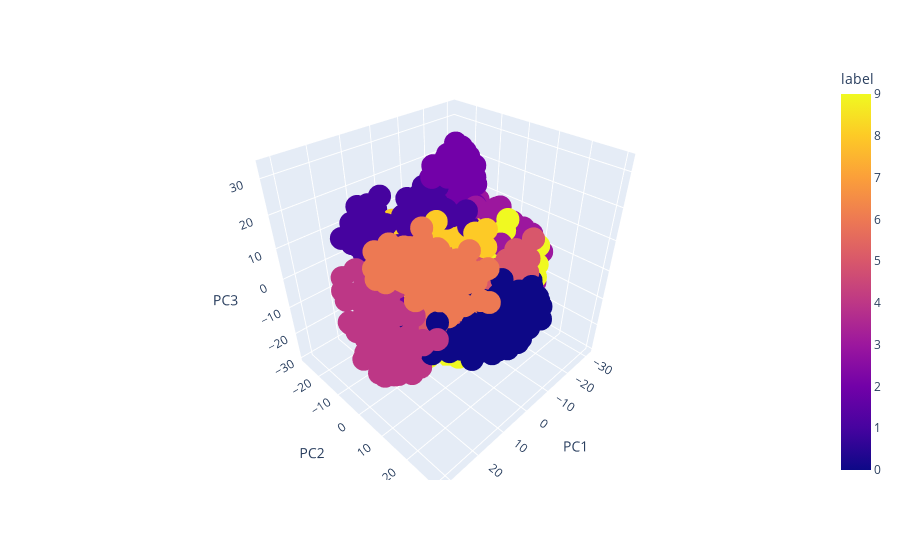

Here is the notebook cell this chart was saved with:
### Code cell
import plotly.express as px

df = pd.DataFrame(pixels_scaled_pca_3d, columns=['PC1', 'PC2', 'PC3'])
df['label'] = labels.values

fig = px.scatter_3d(df, x='PC1', y='PC2', z='PC3', color='label')
fig.show()

### Figure 1 — Plotly figure (JSON) as saved in the notebook; plotly's stock layout.template omitted (floating-point values rounded to 4 significant figures; data arrays with more than 128 entries replaced by an {"elided": "..."} marker saying what was removed)
{"data": [{"hovertemplate": "PC1=%{x}<br>PC2=%{y}<br>PC3=%{z}<br>label=%{marker.color}<extra></extra>", "legendgroup": "", "marker": {"color": {"elided": "1797 int values"}, "coloraxis": "coloraxis", "symbol": "circle"}, "mode": "markers", "name": "", "scene": "scene", "showlegend": false, "type": "scatter3d", "x": {"elided": "1797 float values"}, "y": {"elided": "1797 float values"}, "z": {"elided": "1797 float values"}}], "layout": {"coloraxis": {"colorbar": {"title": {"text": "label"}}, "colorscale": [[0, "#0d0887"], [0.1111, "#46039f"], [0.2222, "#7201a8"], [0.3333, "#9c179e"], [0.4444, "#bd3786"], [0.5556, "#d8576b"], [0.6667, "#ed7953"], [0.7778, "#fb9f3a"], [0.8889, "#fdca26"], [1, "#f0f921"]]}, "legend": {"tracegroupgap": 0}, "margin": {"t": 60}, "scene": {"domain": {"x": [0, 1], "y": [0, 1]}, "xaxis": {"title": {"text": "PC1"}}, "yaxis": {"title": {"text": "PC2"}}, "zaxis": {"title": {"text": "PC3"}}}}}
